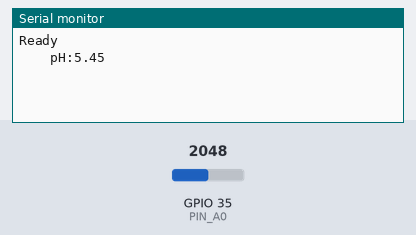
Bench run of a sketch on a simulated ESP32. Parts: the last lines printed to the serial monitor. The test bench sets the inputs (shaded band); at power-on: GPIO 35 (PIN_A0) = 2048.

Above: at 1.2 s.
1.3 s: GPIO 35 (PIN_A0) set to 2866
At 1.3 s:
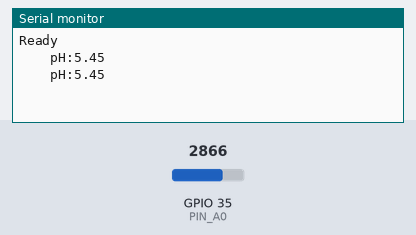
2.8 s: GPIO 35 (PIN_A0) set to 3603
At 3.9 s:
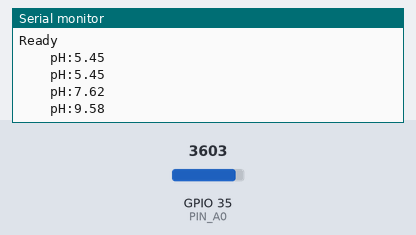
Timing chart, 0 to 5.8 s (numbered marks = the images above; inputs shaded):
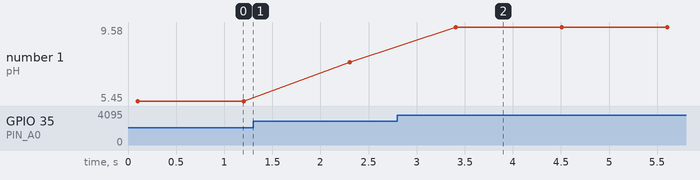

The sketch:

pH_test.ino
```cpp
#define PIN_A0 35          // the pH meter Analog output is connected with the Arduino’s Analog
int avg_phValue;   //Store the average value of the sensor feedback
float phValue;
int ph_buf[10],temp;

void setup()
{
  Serial.begin(9600);
  Serial.println("Ready");    //Test the serial monitor
}

void loop()
{
  for(int i=0;i<10;i++)       //Get 10 sample value from the sensor for smooth the value
  {
    ph_buf[i]=analogRead(PIN_A0);
    delay(10);
  }
  for(int i=0;i<9;i++)        //sort the analog from small to large
  {
    for(int j=i+1;j<10;j++)
    {
      if(ph_buf[i]>ph_buf[j])
      {
        temp=ph_buf[i];
        ph_buf[i]=ph_buf[j];
        ph_buf[j]=temp;
      }
    }
  }
  avg_phValue=0;
  for(int i=2;i<8;i++)            //take the average value of 6 center sample
    avg_phValue+=ph_buf[i];
  phValue=avg_phValue*3.3/4095/6; //convert the analog into millivolt
  phValue=phValue*3.3;            //convert the millivolt into pH value
  Serial.print("    pH:");
  Serial.print(phValue, 2);
  Serial.println(" ");
  delay(1000);
}
```

Measured:
- after the input at 2.8 s, the serial monitor: prints a new line after 0.60 s (image 2)
- plotted number 1: 5.45 → 7.62 after the input at 1.3 s, 7.62 → 9.58 after the input at 2.8 s
